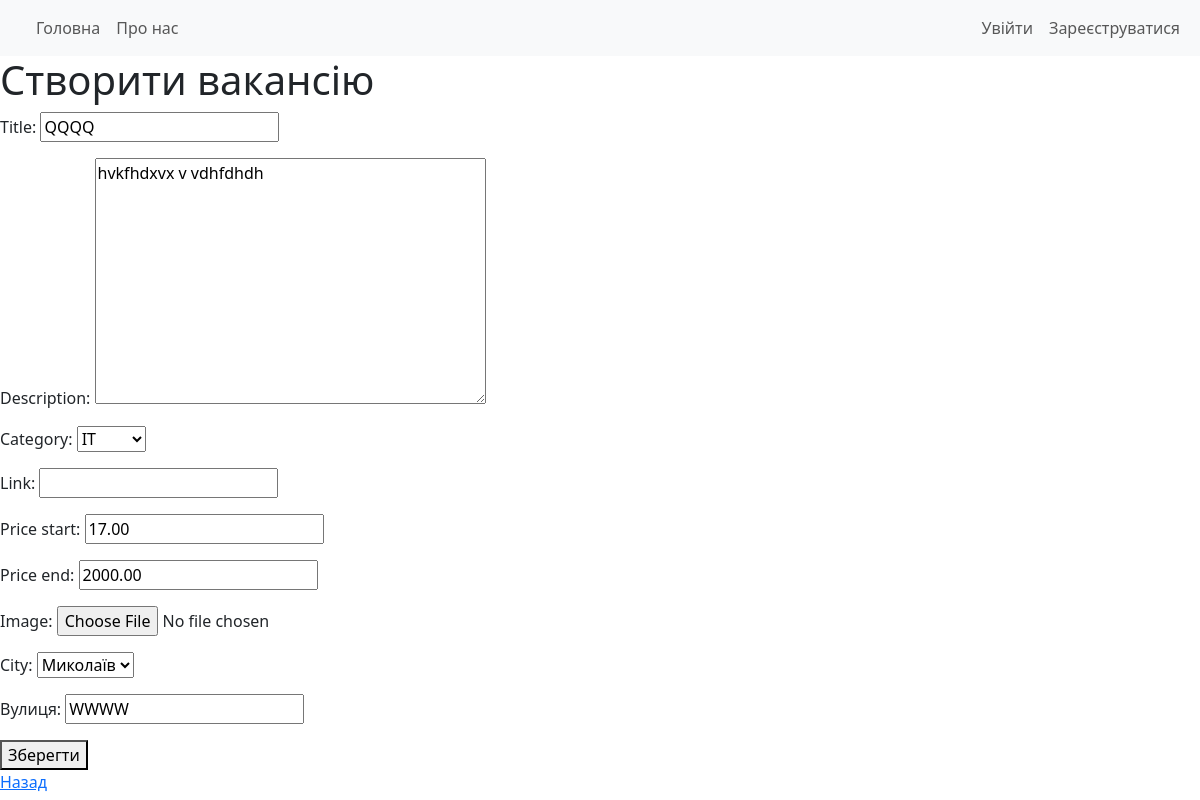
The page /job-update/3/ on the database as committed earlier.
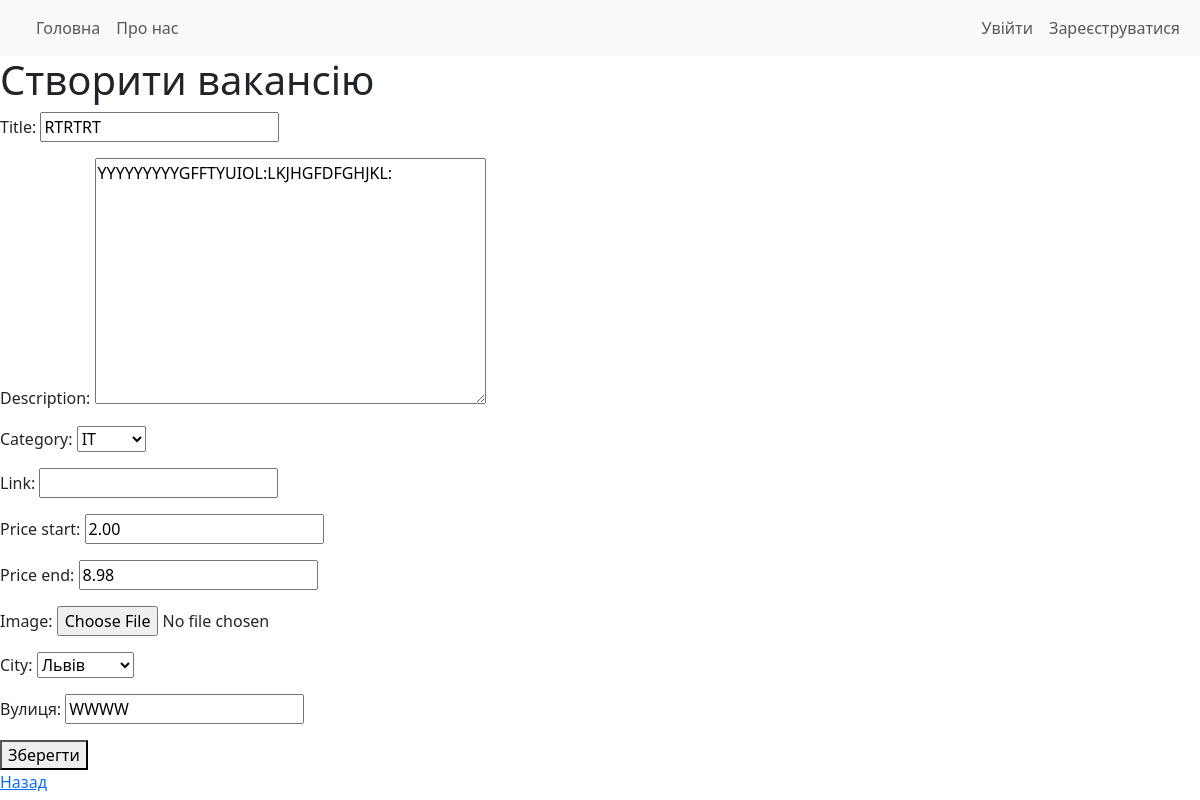
The same page on the database as committed later.
### project/models.py (models this page shows, shortened)
class Vacancy(models.Model):
    title = models.CharField(max_length=256)#Заголовок
    description = models.TextField()#опис
    link = models.URLField(max_length=500, null=True, blank=True)
    company = models.ForeignKey(User, on_delete=models.CASCADE, related_name="vacancies")
    image = models.ImageField(upload_to='vacancies/images/',  null=True, blank=True)
    price_start = models.DecimalField(max_digits=10, decimal_places=2, null=True, blank=True)
    price_end = models.DecimalField(max_digits=10, decimal_places=2, null=True, blank=True)
    category = models.ForeignKey(Category, on_delete=models.SET_NULL, null=True)
    city = models.ForeignKey(City, on_delete=models.SET_NULL, related_name="vacancies", null=True)
    street = models.CharField(max_length=255, verbose_name="Вулиця")
    date = models.DateTimeField(auto_now_add=True)#дата створення

### project/views.py (the view)
# urls.py: path('job-update/<int:pk>/', views.Vacancy_UpdateView.as_view(), name='job_update'),
class Vacancy_UpdateView(UpdateView):
    model =Vacancy
    form_class = Vacancy_CreatFrom
    template_name = "jobs/job_creat.html"
    success_url = reverse_lazy("job_list")

### project/forms.py
class Vacancy_CreatFrom(forms.ModelForm):
    class Meta:
        model = Vacancy
        fields = ["title", "description",
                  "category", "link",
                  "price_start", "price_end",
                  "image", "city",
                  "street"]

### project/models.py (called while the page is built)
    def __str__(self):
        return self.name

    def __str__(self):
        return self.name

### templates/jobs/job_creat.html (shortened to what this page needs)
{% extends 'base.html' %}
{% load static %}
{% block content %}
<h1>Створити вакансію</h1>
<form method="POST">
{{ form.as_p }}
<button type="submit">Зберегти</button>
</form>
<a href="{% url 'job_list' %}">
    Назад
</a>
{% endblock %}

Rows that differ between the two databases and show on the page:
changed Vacancy "IT": title "QQQQ" → "RTRTRT"; description "hvkfhdxvx v vdhfdhdh" → "YYYYYYYYYGFFTYUIOL:LKJHGFDFGHJKL:"; price_start "17.00" → "2.00"; price_end "2000.00" → "8.98"; city "Миколаїв" → "Львів"
